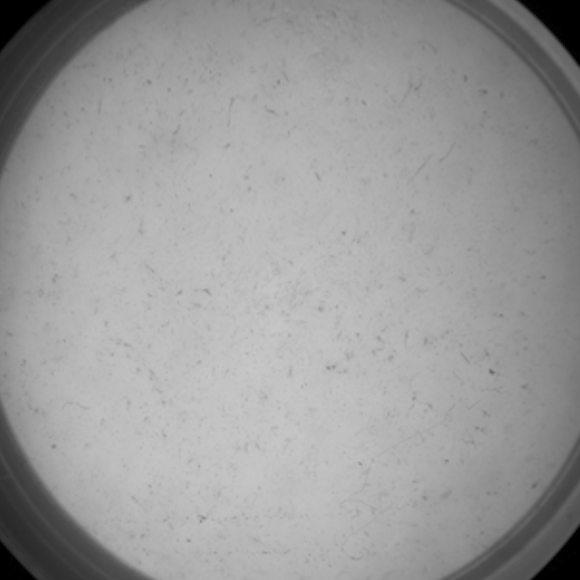
#> input picture Data/vide512.pgm, 580 x 580 px, found by its file name
$ jupyter execute --allow-errors Cell_Culture.ipynb   (shell and % lines are left out)   (older library calls are emulated)
#> lines starting #> are read from the running program, lines starting #| are printed output that depends on the picture; after the words box and inside, x2 and y2 are one past the last pixel; in counts of white or black regions, pixels touching at a corner belong together
# <center>Tutorial + mini-projet de morphologie mathématique</center>
# <center>revisited</center>
## <center>Hugues Talbot 2021 January 29 </center>

Quelques indications ont été données sur chacune des questions.
Merci de bien vouloir indiquer les noms et prénoms de votre binôme:

[cell 1]
import numpy as np
import matplotlib.pyplot as plt


## pour afficher une seule image
def imview(image, cmap="gray"):
    plt.figure(figsize=(4,4))
    plt.imshow(image,cmap=cmap)
    plt.show()

## pour afficher plusieurs images l'une à côté de l'autre
def viewlist(images,cmap="gray"):
    plt.figure(figsize=(12,4))
    columns = 3
    for i, image in enumerate(images):
        plt.subplot(len(images) / columns + 1, columns, i + 1)
        plt.imshow(image,cmap=cmap)
    plt.show()

## Section 1:  rappels sur Scikit-image

[Scikit-image](https://scikit-image.org/) est une bibliothèque de traitement d'image similaire en esprit à celle que nous avons crée en cours, mais beaucoup plus rapide. La notion de graphe n'y est pas aussi apparente et le nom des opérateurs est différent.

### Télécharger les images:

[cell 2]
## Telechargement des images
import sys

url="http://perso.esiee.fr/~talboth/ISBS/TP/isbs_images.tar.gz"
filename="isbs_images.tar.gz"
#> (the rest of this cell did not finish here and is left out)

[cell 3]
## ouverture de l'archive

### section 1.1: Graphe et connectivité

Jusqu'à présent, nous avons défini la connectivité par un graphe. Dans skimage, nous définissons la connectivité par un *élément structurant*

[cell 4]
import skimage.io
import skimage.morphology

#> (the rest of this cell did not finish here and is left out)

### section 1.2: Rappel des opérateurs vus au TP1

## operateurs de base
erosion
dilation
closing
opening

## operateur connexes
reconstruction

### section 1.2 : documentation de skimage

La documentation de skimage est ici,
[Documentation de skimage](http://scikit-image.org/docs/0.14.x).

Vous pouvez aussi mettre un point d'interrogation avant ou après le nom d'un operateur pour savoir comment il fonctionne:

exemple : `skimage.morphology.erosion?`

#> (a cell that did not finish here is left out)

## Section 2: exercices
Dans cette section, quelques exercices à terminer si possible avant la fin du TP

### Exercice 2.1: detecter les nombres

Lisez l'image `numbers.pgm` et corriger la variation du fond pour détecter les nombres.

#> (a cell that did not finish here is left out)

#> (a cell that did not finish here is left out)

### Exercice 2.2 Globule rouges
Lisez l'image `Images/bloodcells.pgm`.

- Segmentez et comptez les globules rouges;
- éliminez ceux qui touchent les bords;
- séparez ceux qui se touchent;
- comptez le nombre de globules rouges, et
- affichez un histogramme de leur aire.

**Indications**:
- évitez de seuiller l'image dès la première étape.
- La partie claire centrale des globules est caractéristique: voyez si la procédure de bouchage de trous du 1er TP pourraient être étendue aux niveaux de gris.
- Ensuite, essayez de voir si vous pouvez utiliser cette zone centrale comme une indication.
- N'essayez pas d'avoir un résultat parfait.
- N'oubliez pas d'enlever les globules rouges qui touchent le bord.
- Si possible, séparez les globules rouges qui se touchent.

**fonctions utiles**:
- filtrage (ouverture, fermetures),
- top-hat (image-ouverture, fermeture-image),
- reconstruction
- fonction distance
- labellisation
- ligne de partage des eaux

Pour le comptage et la mesure de l'aire, utilisez les fonctions issues de scikit-image, exemple

```python
import skimage.measure

measures = skimage.measure.regionprops(bcsln)
areas = [measures[i].area for i in range(len(measures))]
plt.figure()
plt.hist(areas[1:])
```

[cell 8]
## Correction

import skimage.measure
from scipy import ndimage
from skimage.filters import threshold_otsu

#> (the rest of this cell did not finish here and is left out)

#> (a cell that did not finish here is left out)

[cell 10]
## séparation des objets
from skimage.morphology import watershed
from skimage.feature import peak_local_max
from scipy import ndimage

import matplotlib
randcmap = matplotlib.colors.ListedColormap (np.random.rand(256,3))

#> (the rest of this cell did not finish here and is left out)

#> (a cell that did not finish here is left out)

### Exercice 2.3: cellules musculaires

Lire l'image `Images/muscles.pgm`. Segmentez les cellules de muscles, puis

- éliminez ceux qui touchent les bords;
- comptez le nombre de cellules, et
- affichez un histogramme de leur aire.

**Indications**
- Ne seuillez pas immédiatement
- Essayez de rehausser les contours blanc des cellules musculaires
- Fonctions utiles:
    - areaopening *(voir doc)*
- Observez que l'intérieur des cellules est plus sombre que leur contour, comme dans une image de gradient. Après rehaussement, essayez de voir si vous pouvez vous en servir, par exemple dans le contexte de la ligne de partage des eaux.

#> (a cell that did not finish here is left out)

## Section 3: mini-projet

Le projet est très simple. On considère 3 images, qui sont des images
“angiokits” d’un test biologique, ayant pour but de déterminer si certaines substances ont pour effet ou
non de promouvoir la croissance de cellules endothéliales de vaisseaux sanguins humains. Les cellules sont
cultivées sur un substrat de cellules musculaires, dans une boite de Petri.

Ces substances peuvent entrer dans la composition de médicaments futurs ayant pour effet d’accélérer
la croissance de vaisseaux en cas de blessure, ou bien au contraire de les ralentir pour aider à combattre
certaines tumeurs malignes. Les images sont fournies gracieusement par Sanofi et correspondent à un
problème réel.

### 3.1 : lecture des images

Les images sont situés ici

`Images/projet/vide512.pgm`
`Images/projet/acne512.pgm`
`Images/projet/poils512.pgm`

Les noms sont descriptifs mais n'ont pas de valeur réelle.

Votre objectif est de produire une fonction qui permet de distinguer les 3 cas: l'image vide est essentiellement une boite de petri où rien n'a poussé. L'image "acne" est une image où la croissance s'est produite de manière compacte, et l'image "poils" où elle s'est produite de manière anisotrope.

On souhaite que vous produisiez une ou plusieurs procédures dont le(s) résultat(s) sont des mesures numériques qui donne des résultats suffisamment différents dans les trois cas pour pouvoir les distinguer. On pourra par exemple penser à des mesures de surfaces, longueurs, etc. Vous devrez justifier vos choix.

[cell 13]
vide=skimage.io.imread("Images/projet/vide512.pgm")
#> vide is the input picture: shape (580, 580); min 0, max 200, mean 154.9
acne=skimage.io.imread("Images/projet/acne512.pgm")
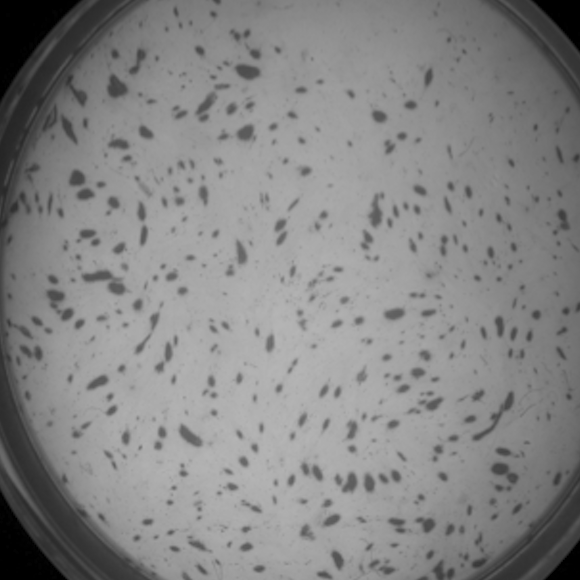
#> input picture Data/acne512.pgm, 580 x 580 px, found by its file name
#> acne is the input picture: shape (580, 580); min 0, max 181, mean 132.9
poil=skimage.io.imread("Images/projet/poils512.pgm")
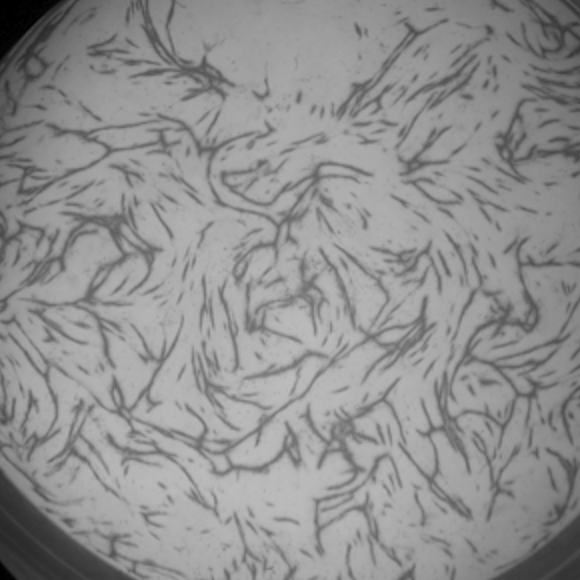
#> input picture Data/poils512.pgm, 580 x 580 px, found by its file name
#> poil is the input picture: shape (580, 580); min 0, max 189, mean 144.2

viewlist((vide,acne,poil))
#> the loop in viewlist, `for i, image in enumerate(images):` made 3 passes

### 3.2 : mise en oeuvre

Mettez en oeuvre les mesures que vous avez décrites. En particulier, vous devez produire une fonction Pink/Python qui prend en entrée une image et donne comme résultat le nombre 0 s’il s’agit d’une image vide, le nombre 1 s’il s’agit d’une image « d’acné »et le nombre 2 s’il s’agit d’une image de « poils ».
Votre procédure pourra être testée sur des *images auquelles vous n’avez pas accès*, pour estimer la
robustesse de votre approche. Donnez le détail et le résultat de chaque opération.

** Quelques indications: **

- Ne seuillez pas l'image immédiatement
- Le fond de l'image n'est pas uniforme, corrigez le (vous savez faire !, voir TD fond d'oeil ou première question de ce TP)
- restreignez l'image à la partie où se trouve les vraies données (le puit)
    - par exemple essayez de segmenter le puit (préférable)
        - un seuillage peut marcher
        - eventuellement suivi d'opérateur de filtrage morphologique pour obtenir un masque binaire du puit
        - inutile de trouver les contours du puit précisément.
        - le résultat doit être un masque binaire
    - si vous avez du mal, restreignez l'image à sa partie centrale. Pour ça vous pouvez utiliser les opérateurs de "slicing" de python: exemple
```python
vide=skimage.io.imread("Images/projet/vide512.pgm")
vidsmall = viden[100:400,100:400]
plt.figure()
plt.imshow(vidsmall)
```
- une fois le fond corrigé et l'image restreinte, vous pouvez seuiller, vous avez a le droit !
    - essayez les façons de seuiller automatiques [toutes ces méthodes](http://scikitimage.org/docs/dev/auto_examples/xx_applications/plot_thresholding.html) avec scikit-image.
- si vous avez un masque binaire du puit, utilisez le pour ne garder que les objets sur le puit
- labellisez ce que vous donne le seuillage
- utilisez des mesures diverses : surface, périmètre par exemple, mais aussi peut-être nombre d'objet, excentricité ?
- faites divers scatterplots des mesures que vous obtenez pour voir si vous pouvez trouver un ou plusieurs critère de sélection robuste.

[cell 14]
viden=skimage.io.imread("Images/projet/vide512.pgm")
vidsmall = viden[100:400,100:400]
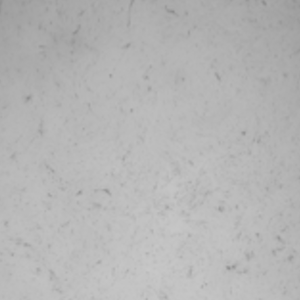
#> vidsmall: shape (300, 300); min 141, max 200, mean 181.4

## Soumission

Merci de soumettre votre résultat par binôme sous la forme d'un notebook python sur la partie "Assignment" de l'équipe Teams.

[cell 15]
import numpy as np
import matplotlib.pyplot as plt
import skimage.io
import skimage.morphology
from skimage.filters import threshold_otsu
from skimage.util import crop
from scipy import ndimage as ndi

[cell 16]
vide=plt.imread("projet/vide512.pgm")
acne=plt.imread("projet/acne512.pgm")
poil=plt.imread("projet/poils512.pgm")

## to plot several images side by side

def viewlist(images,cmap="gray"):
#> called with cmap = 'gray'
    plt.figure(figsize=(10,8))
    columns = 3
    for i, image in enumerate(images):
        plt.subplot(len(images) / columns + 1, columns, i + 1)
        plt.imshow(image,cmap=cmap)
#> this loop made 3 passes
    plt.show()

viewlist((vide,acne,poil))

[cell 17]
thresh = skimage.filters.threshold_otsu(vide)
#> thresh = 116
img = vide <= thresh
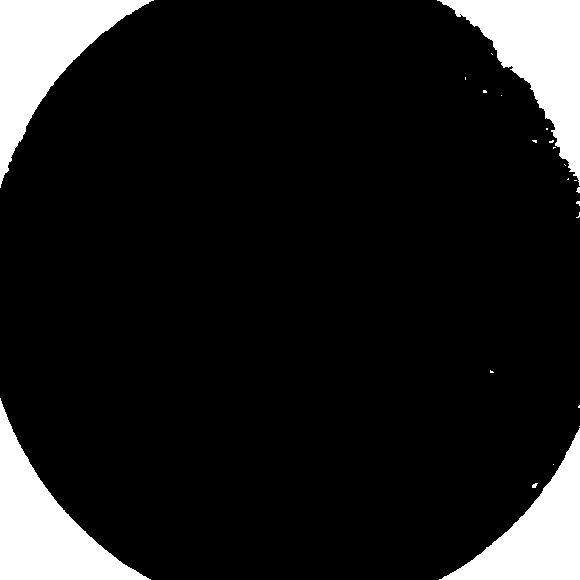
#> img: shape (580, 580) bool; 11.8% white; 23 white regions (18 under 20 px), largest, box (x1, y1, x2, y2) and area: (0, 0, 154, 188) 10562, (437, 0, 580, 186) 10487, (0, 398, 151, 580) 10244, (439, 428, 580, 580) 8362, (532, 483, 538, 488) 20
mask = skimage.morphology.opening(img,skimage.morphology.disk(2))
#> mask: shape (580, 580) bool; 11.8% white; 5 white regions (1 under 20 px), largest, box (x1, y1, x2, y2) and area: (0, 0, 151, 183) 10543, (440, 0, 580, 180) 10430, (0, 402, 149, 580) 10232, (441, 430, 580, 580) 8356
inverted_mask = skimage.util.invert(mask)
eroded_mask = skimage.morphology.erosion(inverted_mask, skimage.morphology.disk(4))
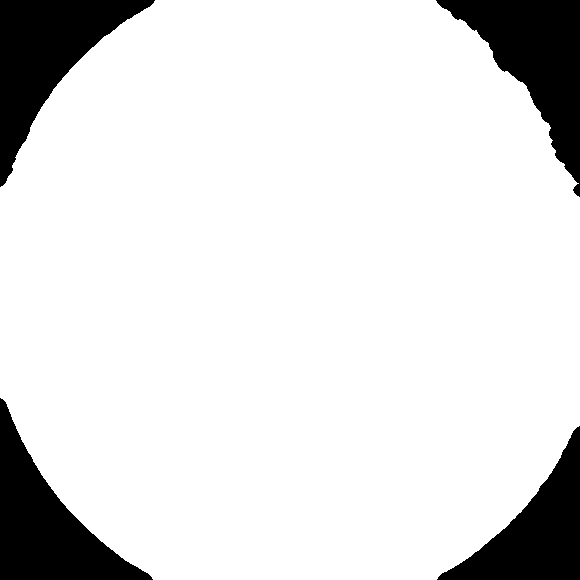
#> eroded_mask: shape (580, 580) bool; 87.2% white; 4 black regions, box (x1, y1, x2, y2) and area: (0, 0, 155, 187) 11450, (436, 0, 580, 197) 11450, (0, 398, 153, 580) 11101, (437, 426, 580, 580) 9122

plt.imshow(eroded_mask, cmap='gray')

[cell 18]
ES = skimage.morphology.disk(2)
ES_2 = skimage.morphology.disk(1)

[cell 19]
def image_processing(img):

    img_ero = skimage.morphology.erosion(img,ES)

    img_geodil_ero = skimage.morphology.reconstruction(img_ero,img, method='dilation') # geodilation
    img_geodil_ero_dil = skimage.morphology.dilation(img_geodil_ero,ES) # dilation

    img_geodil_ero_dil_geoero = skimage.morphology.reconstruction(img_geodil_ero_dil,img_geodil_ero, method='erosion')


    #plt.imshow(img_geodil_ero_dil_geoero,cmap = 'gray')

    ## remplissage des trous, élimination des cellules touchant le bord, etc

    othresh = threshold_otsu(img)
#> othresh = 116
    print ("Otsu thresholding value = ", othresh)
#| Otsu thresholding value =  116
    thresh = img <= othresh

    seed = np.zeros(img.shape)
    seed[1:-1, 1:-1] = 1
    border = 1-seed

    inv_img = 1-thresh

    myborder = np.minimum(border,inv_img)
#> myborder: shape (580, 580) float64; values 0 (black) and 1 (white), 0.3% white in thin lines or dots
#> border: shape (580, 580) float64; values 0 (black) and 1 (white), 0.69% white in thin lines or dots

    #imview(myborder)

    fill_cells = (1-skimage.morphology.reconstruction(myborder,inv_img)).astype(np.uint8)
    #plt.imshow(fill_cells, cmap='gray')

    # Cropping
    cropped_img = skimage.util.crop(fill_cells,(100,200),(200,200))
#> cropped_img: shape (280, 280); every value is 0
    #inverted_cropped_img = skimage.util.invert(cropped_img)
    #plt.imshow(cropped_img, cmap = 'gray')

    return cropped_img


processed = image_processing(vide)

# Processing images

[cell 20]
treated_vide = image_processing(vide)
#| Otsu thresholding value =  116
treated_acne = image_processing(acne)
#> in image_processing (call 3), `img_geodil_ero_dil = skimage.morphology.dilation(img_geodil_ero,ES)`:
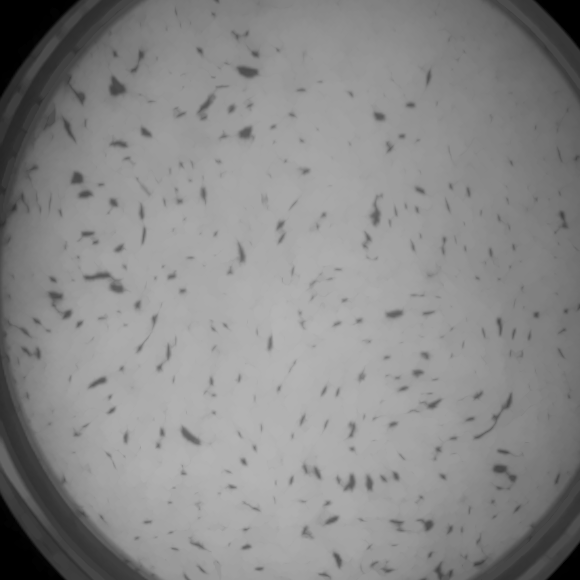
#> img_geodil_ero_dil: shape (580, 580) float64; min 0, max 180, mean 137
#> in image_processing (call 3), `othresh = threshold_otsu(img)`: othresh = 106
#| Otsu thresholding value =  106
#> in image_processing (call 3), `thresh = img <= othresh`: thresh: shape (580, 580) bool; 18.1% white; 328 white regions (170 under 20 px), largest, box (x1, y1, x2, y2) and area: (0, 0, 160, 580) 32385, (467, 0, 580, 182) 9477, (461, 428, 580, 580) 7073
#> in image_processing (call 3), `myborder = np.minimum(border,inv_img)`: myborder: shape (580, 580) float64; values 0 (black) and 1 (white), 0.23% white in thin lines or dots, all inside (x1, y1, x2, y2) = (151, 0, 580, 580)
#> in image_processing (call 3), `fill_cells = (1-skimage.morphology.reconstruction(myborder,inv_img)).a..`: fill_cells: shape (580, 580); values 0 (black) and 1 (white), 18.1% white; 328 white regions (170 under 20 px), largest, box (x1, y1, x2, y2) and area: (0, 0, 160, 580) 32385, (467, 0, 580, 182) 9484, (461, 428, 580, 580) 7073
#> in image_processing (call 3), `cropped_img = skimage.util.crop(fill_cells,(100,200),(200,200))`: cropped_img: shape (280, 280); values 0 (black) and 1 (white), 2.4% white; 60 white regions (33 under 20 px), largest, box (x1, y1, x2, y2) and area: (138, 26, 153, 39) 143, (9, 39, 28, 49) 128, (271, 103, 280, 125) 123
treated_poil = image_processing(poil)
#> in image_processing (call 4), `img_geodil_ero_dil = skimage.morphology.dilation(img_geodil_ero,ES)`:
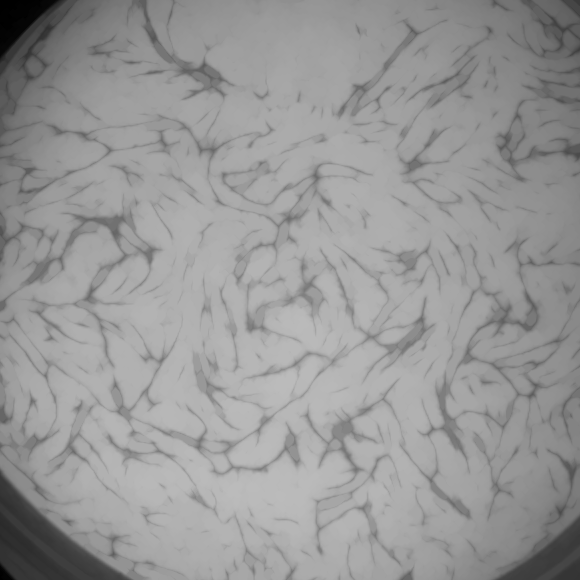
#> img_geodil_ero_dil: shape (580, 580) float64; min 0, max 187, mean 151.2
#> in image_processing (call 4), `othresh = threshold_otsu(img)`: othresh = 132
#| Otsu thresholding value =  132
#> in image_processing (call 4), `thresh = img <= othresh`: thresh: shape (580, 580) bool; 27.7% white; 360 white regions (172 under 20 px), largest, box (x1, y1, x2, y2) and area: (0, 0, 236, 367) 25196, (418, 234, 580, 580) 16358, (396, 0, 580, 203) 16252
#> in image_processing (call 4), `myborder = np.minimum(border,inv_img)`: myborder: shape (580, 580) float64; values 0 (black) and 1 (white), 0.21% white in thin lines or dots
#> in image_processing (call 4), `fill_cells = (1-skimage.morphology.reconstruction(myborder,inv_img)).a..`: fill_cells: shape (580, 580); values 0 (black) and 1 (white), 29% white; 359 white regions (171 under 20 px), largest, box (x1, y1, x2, y2) and area: (0, 0, 236, 367) 27973, (418, 234, 580, 580) 17172, (396, 0, 580, 203) 16695
#> in image_processing (call 4), `cropped_img = skimage.util.crop(fill_cells,(100,200),(200,200))`: cropped_img: shape (280, 280); values 0 (black) and 1 (white), 12.8% white; 127 white regions (61 under 20 px)

viewlist((treated_vide, treated_acne, treated_poil))
#> the loop in viewlist (call 2), `for i, image in enumerate(images):` made 3 passes

[cell 21]
def extract_properties(image):

    labels, number_labels = skimage.measure.label(image, return_num = True)
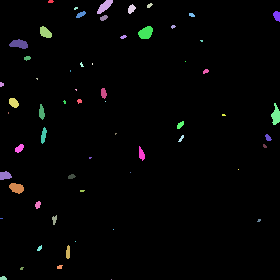
#> labels: shape (280, 280) int64; 61 distinct labels, from 0 to 60; one colour per label, 0 black
#> number_labels = 60
    #print(number_labels)
    #plt.imshow(labels)
    props = skimage.measure.regionprops(labels)
#> props = 60 regions; largest, box (x1, y1, x2, y2) and area: (138, 26, 153, 39) 143, (9, 39, 28, 49) 128, (271, 103, 280, 125) 123, (9, 183, 24, 194) 118, (97, 0, 113, 14) 115
    areas, perimeters = [], []

    for label in range(1,number_labels):
        areas.append(props[label].area)
        perimeters.append(props[label].perimeter)
#> after the loop, areas = 59 values, max 143 at index 10, min 1 at index 15, mean 32.25; perimeters = 59 values, max 51.01 at index 28, min 0 at index 15, mean 16.45

    properties = {"aires" : areas, "perimetres" : perimeters }

    return properties

[cell 22]
acne_properties = extract_properties(treated_acne)
#> acne_properties = 2 items
poil_properties = extract_properties(treated_poil)
#> in extract_properties (call 2), `labels, number_labels = skimage.measure.label(image, return_num = True)`:
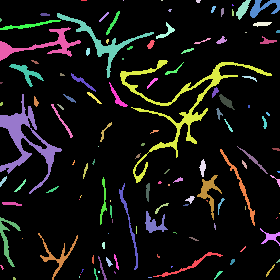
#> labels: shape (280, 280) int64; 128 distinct labels, from 0 to 127; one colour per label, 0 black
#> in extract_properties (call 2), `labels, number_labels = skimage.measure.label(image, return_num = True)`: number_labels = 127
#> in extract_properties (call 2), `props = skimage.measure.regionprops(labels)`: props = 127 regions; largest, box (x1, y1, x2, y2) and area: (120, 60, 272, 183) 1835, (0, 94, 62, 194) 1423, (57, 13, 154, 78) 719, (0, 27, 81, 61) 660, (197, 175, 222, 220) 301
#> after the loop in extract_properties (call 2), `for label in range(1,number_labels):`: areas = 126 values, max 1835 at index 31, min 1 at index 0, mean 79.46; perimeters = 126 values, max 1043.2 at index 31, min 0 at index 0, mean 45.41
#> poil_properties = 2 items

# Graphes

[cell 23]
# Courbe séparant les deux nuages de points
x=[i for i in range(0,400)]
y=[0.32*x[i]+17 for i in range(len(x))]

# tracé du graphique
plt.figure()
plt.plot(acne_properties["aires"],acne_properties['perimetres'],'o',label='Croissance type acné')
plt.plot(poil_properties["aires"],poil_properties['perimetres'],'o',label='Croissance type poils')
plt.plot(x,y,label='droite')
plt.xlim(0,400)
plt.ylim(0,200)
plt.title("Périmètre en fonction de l'aire des cellules pour les images 'acné' et 'poils'")
plt.xlabel('aires des cellules')
plt.ylabel('périmètre des cellules')
plt.legend()
plt.show()
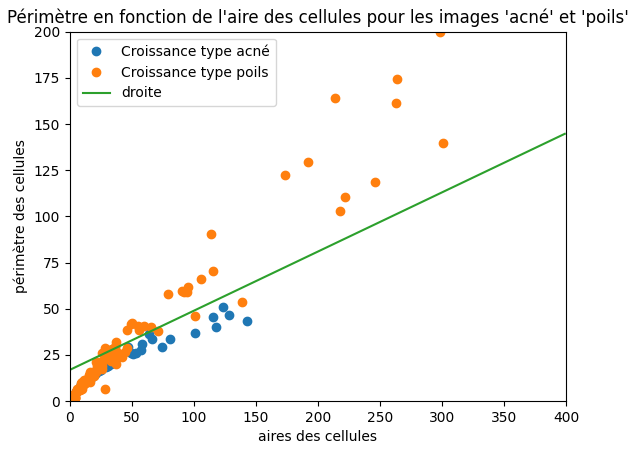
#> figure drawn by matplotlib, 1 panel; curve peaks at x = 399, y = 144.7

# Détermination des types de croissance

[cell 24]
def determine_type(image):
    label=[]
    processed_img = image_processing(image)
#| Otsu thresholding value =  106
    aires, perimetres = (extract_properties(processed_img))['aires'], (extract_properties(processed_img))['perimetres']
#> in extract_properties (call 3), `props = skimage.measure.regionprops(labels)`: props = 60 regions; largest, box (x1, y1, x2, y2) and area: (138, 26, 153, 39) 143, (9, 39, 28, 49) 128, (271, 103, 280, 125) 123, (9, 183, 24, 194) 118, (97, 0, 113, 14) 115
#> aires = 59 values, max 143 at index 10, min 1 at index 15, mean 32.25; perimetres = 59 values, max 51.01 at index 28, min 0 at index 15, mean 16.45

# détermination du type d'image

    if len(aires) < 5:

        print('Trop peu de cellules sont détectées, l\'image est vide')

    guessed_number_of_poils = 0

    for cell in range (len(perimetres)):

        if aires[cell] >= 75 and perimetres[cell] >= (0.32*aires[cell]+17): # Verification des critères morphologiques prealablement etablis

            guessed_number_of_poils = guessed_number_of_poils + 1
#> this loop made 59 passes
#> after the loop, guessed_number_of_poils = 0

    if guessed_number_of_poils >= 0.1*len(perimetres):  # Prise en considerations d'erreurs sur la marge de separation

        print('Le type de croissance est : poil')

    else :

        print('Le type de croissance est : acne')
